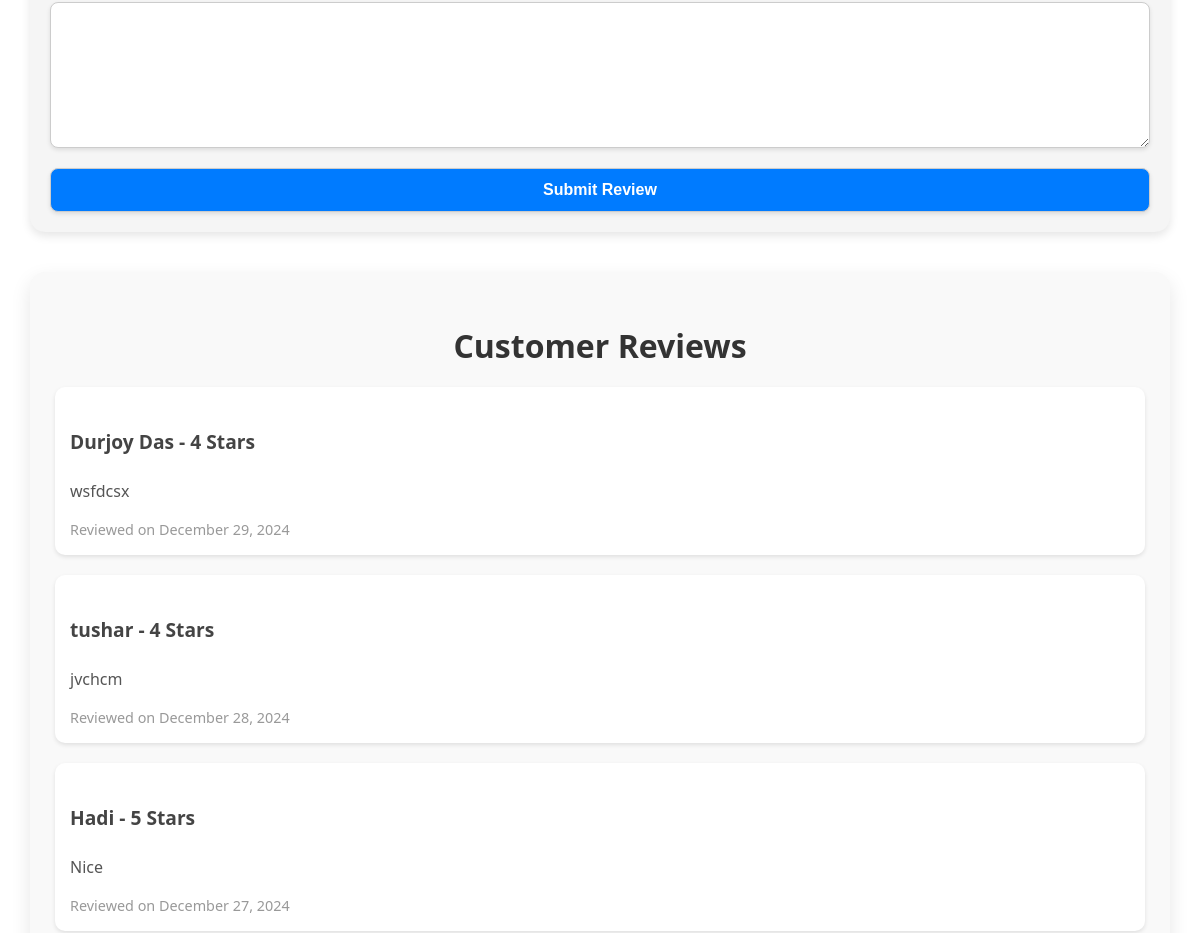
The app's page /chai/reviews/ (middle part), older data.
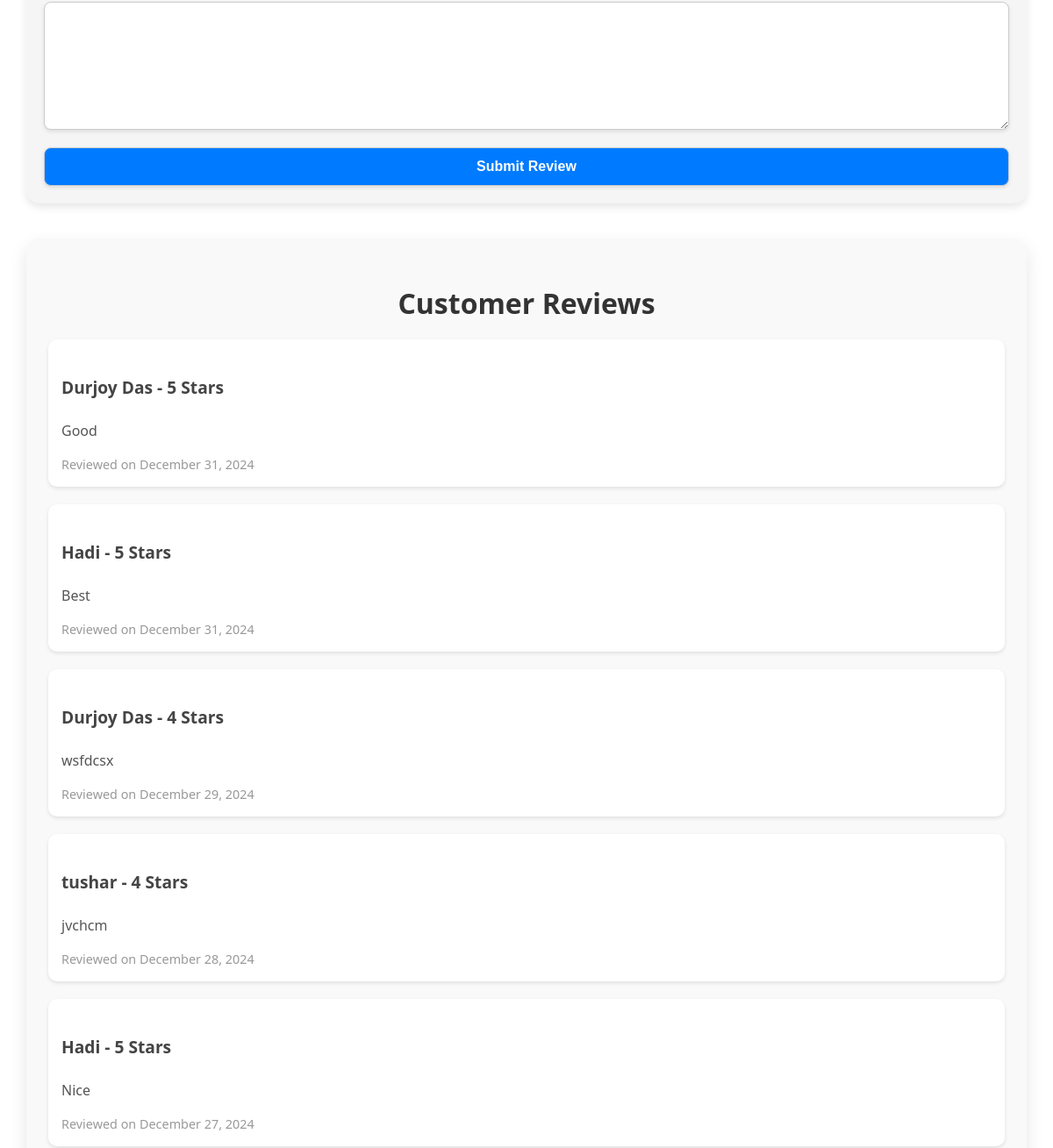
The same page, newer data.
### chai/models.py (models this page shows, shortened)
class Review(models.Model):
    name = models.CharField(max_length=100)
    rating = models.IntegerField(choices=[(i, str(i)) for i in range(1, 6)])  # Ratings from 1 to 5
    review = models.TextField(blank=True, null=True)
    created_at = models.DateTimeField(auto_now_add=True)

### chai/views.py (the view)
# urls.py: path('reviews/', views.reviews_page, name='reviews_page'),
def reviews_page(request):
    form = ReviewForm()
    message = ""
    if request.method == "POST":
        form = ReviewForm(request.POST)
        if form.is_valid():
            form.save()
            message = "Thank You Sir"
            form = ReviewForm()  # Reset the form after submission
    overall_rating = Review.objects.aggregate(Avg('rating'))['rating__avg']
    overall_rating = round(overall_rating, 2) if overall_rating else 0
    reviews = Review.objects.all().order_by('-created_at')  # Added ordering by created_at (desc)
    return render(request, 'chai/reviews_page.html', {
        'form': form,
        'message': message,
        'overall_rating': overall_rating,
        'reviews': reviews,
    })

### chai/forms.py
class ReviewForm(forms.ModelForm):
    class Meta:
        model = Review
        fields = ['name', 'rating', 'review']
        widgets = {
            'rating': forms.RadioSelect(choices=[(i, f'{i} Star{"s" if i > 1 else ""}') for i in range(1, 6)]),
            'review': forms.Textarea(attrs={'rows': 3}),
        }

### chai/templates/chai/reviews_page.html (shortened to what this page needs)
<!DOCTYPE html>
<html lang="en">
<head>
</head>
<body>
    <div class="container">
        <div class="form-container">
            <form method="post" id="reviewForm">
                {{ form.review }}
                <button type="submit">Submit Review</button>
            </form>
        </div>
        <div class="reviews-list">
            <h2>Customer Reviews</h2>
            {% for review in reviews %}
            <div class="review-item">
                <h4>{{ review.name }} - {{ review.rating }} Stars</h4>
                <p>{{ review.review }}</p>
                <small>Reviewed on {{ review.created_at|date:"F d, Y" }}</small>
            </div>
            {% empty %}
            <p>No reviews yet. Be the first to leave one!</p>
            {% endfor %}
        </div>
    </div>
</body>
</html>

Row changes from the older to the newer data that the page shows:
added Review: name "Durjoy Das", rating "5", review "Good", created_at "December 31, 2024"
added Review: name "Hadi", rating "5", review "Best", created_at "December 31, 2024"
